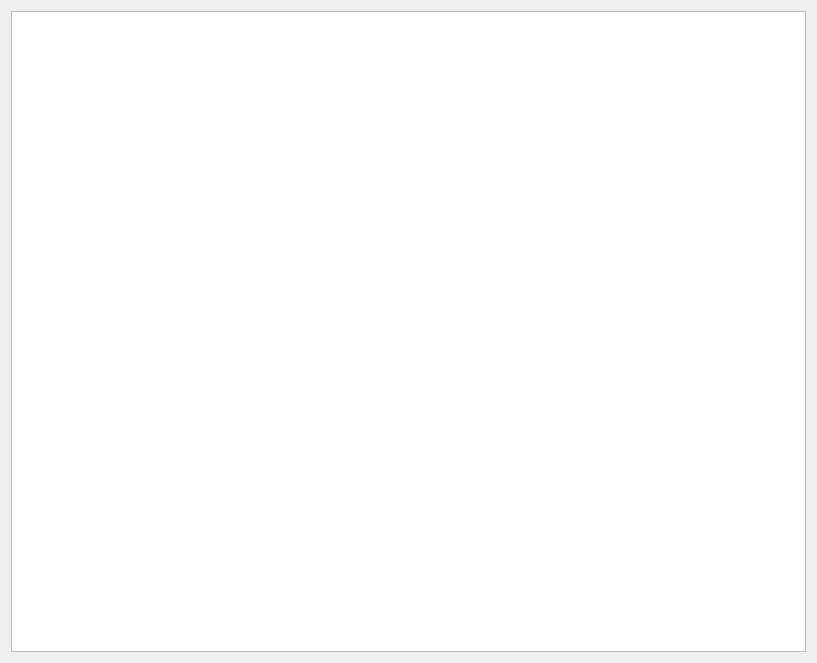
<?xml version="1.0" encoding="UTF-8"?>
<ui version="4.0">
 <class>Form</class>
 <widget class="QWidget" name="Form">
  <property name="geometry">
   <rect>
    <x>0</x>
    <y>0</y>
    <width>817</width>
    <height>663</height>
   </rect>
  </property>
  <property name="windowTitle">
   <string>Form</string>
  </property>
  <layout class="QVBoxLayout" name="verticalLayout">
   <item>
    <widget class="QTableWidget" name="tableWidget"/>
   </item>
  </layout>
 </widget>
 <resources/>
 <connections/>
</ui>
